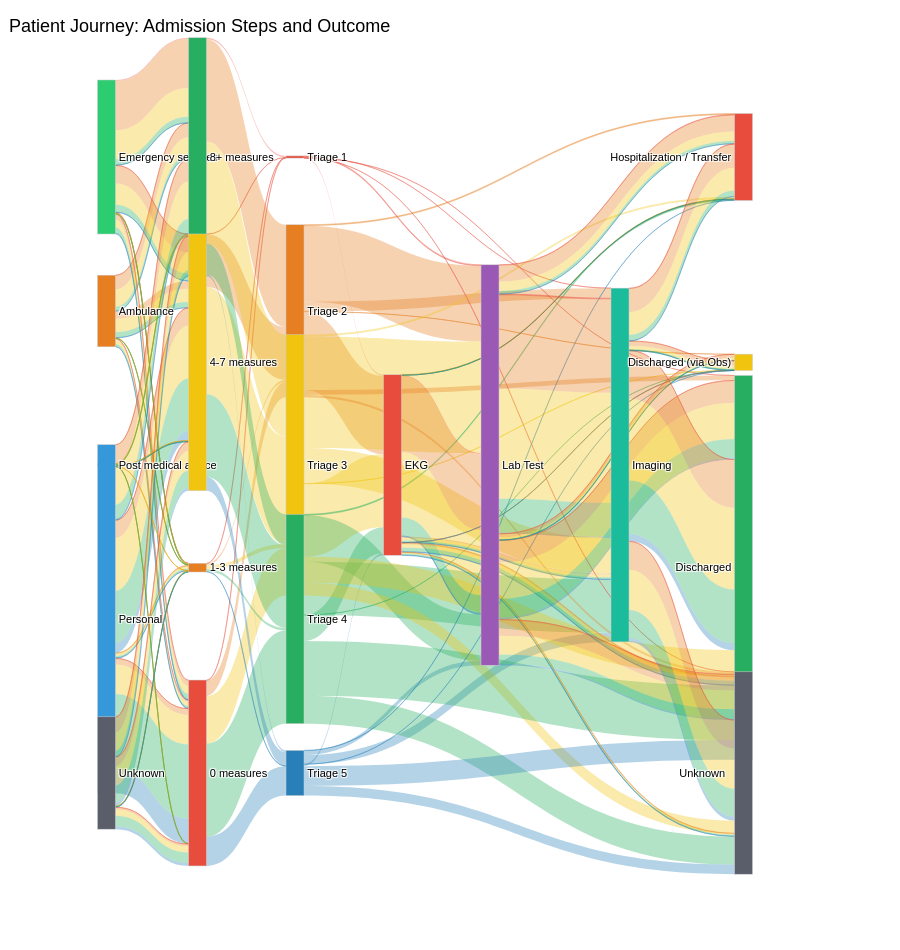

Notebook code cell kept with this figure:
### Code cell
# ======================================================================
# ALLUVIAL WITH LAB TEST, IMAGING AND EKG
# ======================================================================




import plotly.graph_objects as go
import pandas as pd

# ================================================================
# 1. CONFIGURATION
# ================================================================
COL_TRANSPORT   = 'transport_grouped'
COL_TRI         = 'triage'
COL_EKG         = 'had_ekg'
COL_LABO        = 'is_labo'
COL_RADIO       = 'has_imaging_any'
COL_DISPOSITION = 'disposition_4lvl'

MEASURE_COLS = [
    'is_temp_measured', 'is_sat_measured', 'is_hr_measured',
    'is_bp_measured', 'is_rr_measured', 'is_pupils_measured',
    'is_o2_measured', 'is_hemocue_measured', 'is_breathalyzer_measured',
    'is_urine_dipstick_clean_measured', 'is_gcs_measured', 'is_pain_measured', 'is_cap_blood_sugar_mmol_L_measured'
]

# ================================================================
# 2. COLOR PALETTES (Using your exact labels)
# ================================================================
transport_colors = {
    'Unknown':              '#5a5e6b',
    'Personal':             '#3498db',
    'Post medical advice':  '#9b59b6',
    'Ambulance':            '#e67e22',
    'Emergency services':   '#2ecc71',
}

measure_colors = {
    '8+ measures':  '#27ae60',
    '4-7 measures': '#f1c40f',
    '1-3 measures': '#e67e22',
    '0 measures':   '#e74c3c',
}

triage_colors = {
    'Triage 1': '#e74c3c',
    'Triage 2': '#e67e22',
    'Triage 3': '#f1c40f',
    'Triage 4': '#27ae60',
    'Triage 5': '#2980b9',
}

exam_colors = {
    'Lab Test': '#9b59b6',
    'Imaging':  '#1abc9c',
    'EKG':      '#e74c3c',
}

disposition_colors = {
    'Discharged':                    '#27ae60',
    'Unknown  ':                     '#5a5e6b',
    'Hospitalization / Transfer':    '#e74c3c',
    'Discharged (via Obs)':          '#f1c40f',
}

def get_node_color(label):
    for palette in [transport_colors, measure_colors, triage_colors, exam_colors, disposition_colors]:
        if label in palette: return palette[label]
    return '#a6acaf'

# ================================================================
# 3. DATA PREPARATION
# ================================================================
df_alluvial = df.copy()

# Simple assignment, no mapping needed since labels match
df_alluvial['_transport_label'] = df_alluvial[COL_TRANSPORT].fillna('Unknown')
df_alluvial['_tri_label']       = 'Triage ' + df_alluvial[COL_TRI].astype(int).astype(str)

def score_to_cat(x):
    if x == 0:   return '0 measures'
    elif x <= 3: return '1-3 measures'
    elif x <= 7: return '4-7 measures'
    else:        return '8+ measures'


df_alluvial['_measures_score'] = df_alluvial[MEASURE_COLS].apply(pd.to_numeric, errors='coerce').fillna(0).sum(axis=1).astype(int)
df_alluvial['_measures_label'] = df_alluvial['_measures_score'].apply(score_to_cat)
df_alluvial['_ekg_label'] = df_alluvial[COL_EKG].apply(lambda v: 'EKG' if int(v) == 1 else None)
df_alluvial['_labo_label']    = df_alluvial[COL_LABO].apply(lambda v: 'Lab Test' if int(v) == 1 else None)
df_alluvial['_radio_label']   = df_alluvial[COL_RADIO].apply(lambda v: 'Imaging' if int(v) == 1 else None)
# add space at the end of unknowed because the plot is mixing with the transport unknown
df_alluvial['_disposition_label'] = df_alluvial['disposition_4lvl'].replace('Unknown', 'Unknown  ') # 2 spaces

# ================================================================
# 4. NODES DEFINITION & ORDER
# ================================================================
def get_present_vals(order_list, series):
    present = set(series.dropna().unique())
    return [v for v in order_list if v in present]

transport_vals = get_present_vals(['Emergency services', 'Ambulance', 'Post medical advice', 'Personal', 'Unknown'], df_alluvial['_transport_label'])
measure_vals   = get_present_vals(['8+ measures', '4-7 measures', '1-3 measures', '0 measures'], df_alluvial['_measures_label'])
tri_vals       = get_present_vals(['Triage 1', 'Triage 2', 'Triage 3', 'Triage 4', 'Triage 5'], df_alluvial['_tri_label'])
ekg_vals       = get_present_vals(['EKG'], df_alluvial['_ekg_label'])
labo_vals      = get_present_vals(['Lab Test'], df_alluvial['_labo_label'])
radio_vals     = get_present_vals(['Imaging'], df_alluvial['_radio_label'])
disposition_vals   = get_present_vals(['Hospitalization / Transfer','Discharged (via Obs)', 'Discharged','Unknown  '], df_alluvial['_disposition_label']) # 2 spaces here too

all_labels = transport_vals + measure_vals + tri_vals + ekg_vals + labo_vals + radio_vals + disposition_vals
label_idx  = {label: i for i, label in enumerate(all_labels)}
node_colors = [get_node_color(l) for l in all_labels]

# ================================================================
# 5. FIXED X-POSITIONS
# ================================================================
col_x = {
    'transport': 0.01,
    'measures': 0.15,
    'tri': 0.30,
    'ekg': 0.45,   # Nouvelle colonne
    'labo': 0.60,
    'radio': 0.80,
    'disposition': 0.99
}

def assign_y(labels):
    n = len(labels)
    if n <= 1: return [0.5]
    return [round(0.10 + i * (0.80 / (n - 1)), 4) for i in range(n)]

pos = {}
for key, vals in [('transport', transport_vals), ('measures', measure_vals), ('tri', tri_vals),
                  ('ekg', ekg_vals), ('labo', labo_vals), ('radio', radio_vals),
                  ('disposition', disposition_vals)]:
    for label, y in zip(vals, assign_y(vals)):
        pos[label] = (col_x[key], y)

node_x = [pos[l][0] for l in all_labels]
node_y = [pos[l][1] for l in all_labels]


# ================================================================
# 6. LINKS (Colored by Triage)
# ================================================================

def make_links(df_sub, col_from, col_to):
    #creating list for groupby, without duplicates
    group_cols = list(dict.fromkeys([col_from, col_to, '_tri_label']))

    # Groupement
    grp = df_sub.groupby(group_cols).size().reset_index(name='count')

    sources, targets, values, colors = [], [], [], []
    for _, row in grp.iterrows():
        src, tgt = str(row[col_from]), str(row[col_to])

        if src in label_idx and tgt in label_idx:
            sources.append(label_idx[src])
            targets.append(label_idx[tgt])
            values.append(int(row['count']))

            # grabing color from traige lvl
            tri_val = row['_tri_label']
            hex_c = triage_colors.get(tri_val, '#a6acaf')
            # Conversion Hex en RGBA pour la transparence
            r, g, b = int(hex_c[1:3], 16), int(hex_c[3:5], 16), int(hex_c[5:7], 16)
            colors.append(f'rgba({r},{g},{b},0.35)')

    return sources, targets, values, colors

# --- LIST INITIALIZATION ---
s_all, t_all, v_all, c_all = [], [], [], []

# 1. MAIN FLOW (Transport -> Measures -> Triage)
s,t_l,v,c = make_links(df_alluvial, '_transport_label', '_measures_label'); s_all+=s; t_all+=t_l; v_all+=v; c_all+=c
s,t_l,v,c = make_links(df_alluvial, '_measures_label', '_tri_label'); s_all+=s; t_all+=t_l; v_all+=v; c_all+=c

# 2. FLOW FROM TRIAGE TO EKG (OR SKIP EKG)
# Triage -> EKG (Only for those who had one)
s,t_l,v,c = make_links(df_alluvial[df_alluvial['_ekg_label'].notna()], '_tri_label', '_ekg_label'); s_all+=s; t_all+=t_l; v_all+=v; c_all+=c
# Triage -> Labo (If NO EKG but Labo)
s,t_l,v,c = make_links(df_alluvial[df_alluvial['_ekg_label'].isna() & df_alluvial['_labo_label'].notna()], '_tri_label', '_labo_label'); s_all+=s; t_all+=t_l; v_all+=v; c_all+=c
# Triage -> Radio (If NO EKG, NO Labo but Radio)
s,t_l,v,c = make_links(df_alluvial[df_alluvial['_ekg_label'].isna() & df_alluvial['_labo_label'].isna() & df_alluvial['_radio_label'].notna()], '_tri_label', '_radio_label'); s_all+=s; t_all+=t_l; v_all+=v; c_all+=c
# Triage -> Disposition (If NO exams at all)
s,t_l,v,c = make_links(df_alluvial[df_alluvial['_ekg_label'].isna() & df_alluvial['_labo_label'].isna() & df_alluvial['_radio_label'].isna()], '_tri_label', '_disposition_label'); s_all+=s; t_all+=t_l; v_all+=v; c_all+=c

# 3. FLOW FROM EKG
# EKG -> Labo
s,t_l,v,c = make_links(df_alluvial[df_alluvial['_ekg_label'].notna() & df_alluvial['_labo_label'].notna()], '_ekg_label', '_labo_label'); s_all+=s; t_all+=t_l; v_all+=v; c_all+=c
# EKG -> Radio (If NO Labo)
s,t_l,v,c = make_links(df_alluvial[df_alluvial['_ekg_label'].notna() & df_alluvial['_labo_label'].isna() & df_alluvial['_radio_label'].notna()], '_ekg_label', '_radio_label'); s_all+=s; t_all+=t_l; v_all+=v; c_all+=c
# EKG -> Disposition (If NO Labo, NO Radio)
s,t_l,v,c = make_links(df_alluvial[df_alluvial['_ekg_label'].notna() & df_alluvial['_labo_label'].isna() & df_alluvial['_radio_label'].isna()], '_ekg_label', '_disposition_label'); s_all+=s; t_all+=t_l; v_all+=v; c_all+=c

# 4. FLOW FROM LABO
# Labo -> Radio
s,t_l,v,c = make_links(df_alluvial[df_alluvial['_labo_label'].notna() & df_alluvial['_radio_label'].notna()], '_labo_label', '_radio_label'); s_all+=s; t_all+=t_l; v_all+=v; c_all+=c
# Labo -> Disposition (If NO Radio)
s,t_l,v,c = make_links(df_alluvial[df_alluvial['_labo_label'].notna() & df_alluvial['_radio_label'].isna()], '_labo_label', '_disposition_label'); s_all+=s; t_all+=t_l; v_all+=v; c_all+=c

# 5. FLOW FROM RADIO
# Radio -> Disposition
s,t_l,v,c = make_links(df_alluvial[df_alluvial['_radio_label'].notna()], '_radio_label', '_disposition_label'); s_all+=s; t_all+=t_l; v_all+=v; c_all+=c


# ================================================================
# 7. FIGURE LAYOUT (White Theme)
# ================================================================
fig = go.Figure(data=[go.Sankey(
    arrangement='fixed',
    node=dict(pad=20, thickness=18, label=all_labels, color=node_colors, x=node_x, y=node_y,
              line=dict(color='#cccccc', width=0.5)),
    link=dict(source=s_all, target=t_all, value=v_all, color=c_all)
)])

fig.update_layout(
    title=dict(
        text='Patient Journey: Admission Steps and Outcome',
        font=dict(size=18, color='black'),
        x=0.01,
        y=0.98 # Remonte un peu le titre
    ),
    font=dict(size=11, family='Arial', color='black'),
    paper_bgcolor='white',
    plot_bgcolor='white',
    template='plotly_white',

    # picture size
    height=950,
    margin=dict(
        t=80,
        b=100,
        l=100,
        r=150
    ),
)

fig.show()

### Figure 1 — Plotly figure (JSON) as saved in the notebook; plotly's stock layout.template omitted (floating-point values rounded to 4 significant figures; data arrays with more than 128 entries replaced by an {"elided": "..."} marker saying what was removed)
{"data": [{"arrangement": "fixed", "link": {"color": {"elided": "207 str values"}, "source": {"elided": "207 int values"}, "target": {"elided": "207 int values"}, "value": {"elided": "207 int values"}}, "node": {"color": ["#2ecc71", "#e67e22", "#9b59b6", "#3498db", "#5a5e6b", "#27ae60", "#f1c40f", "#e67e22", "#e74c3c", "#e74c3c", "#e67e22", "#f1c40f", "#27ae60", "#2980b9", "#e74c3c", "#9b59b6", "#1abc9c", "#e74c3c", "#f1c40f", "#27ae60", "#5a5e6b"], "label": ["Emergency services", "Ambulance", "Post medical advice", "Personal", "Unknown", "8+ measures", "4-7 measures", "1-3 measures", "0 measures", "Triage 1", "Triage 2", "Triage 3", "Triage 4", "Triage 5", "EKG", "Lab Test", "Imaging", "Hospitalization / Transfer", "Discharged (via Obs)", "Discharged", "Unknown  "], "line": {"color": "#cccccc", "width": 0.5}, "pad": 20, "thickness": 18, "x": [0.01, 0.01, 0.01, 0.01, 0.01, 0.15, 0.15, 0.15, 0.15, 0.3, 0.3, 0.3, 0.3, 0.3, 0.45, 0.6, 0.8, 0.99, 0.99, 0.99, 0.99], "y": [0.1, 0.3, 0.5, 0.7, 0.9, 0.1, 0.3667, 0.6333, 0.9, 0.1, 0.3, 0.5, 0.7, 0.9, 0.5, 0.5, 0.5, 0.1, 0.3667, 0.6333, 0.9]}, "type": "sankey"}], "layout": {"title": {"font": {"size": 18, "color": "black"}, "text": "Patient Journey: Admission Steps and Outcome", "x": 0.01, "y": 0.98}, "font": {"size": 11, "family": "Arial", "color": "black"}, "margin": {"t": 80, "b": 100, "l": 100, "r": 150}, "paper_bgcolor": "white", "plot_bgcolor": "white", "height": 950}}
